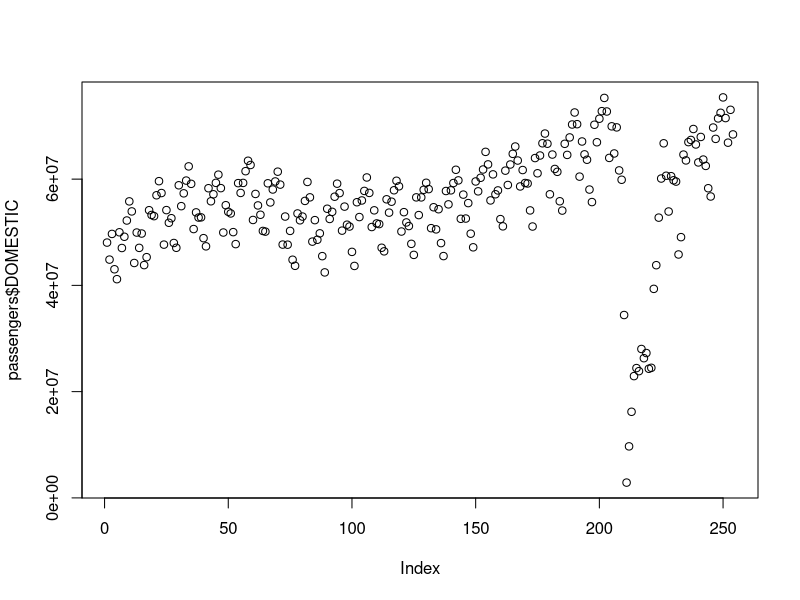
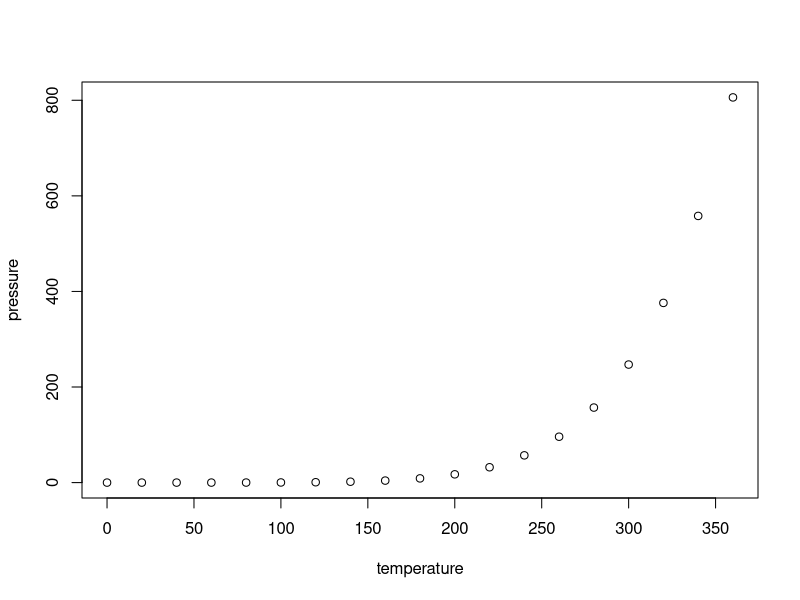
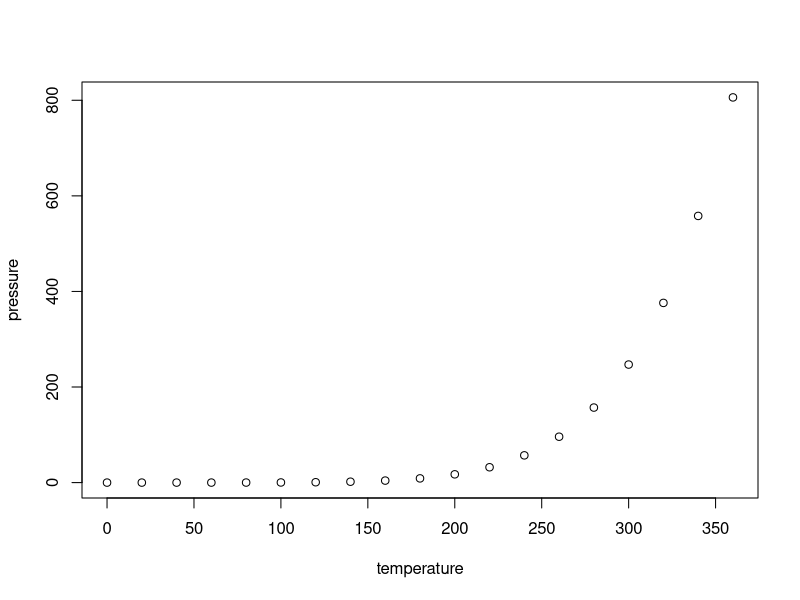

These figures' R source, in order:
## ---- chunk 1
knitr::opts_chunk$set(echo = TRUE)
#if you do not have the package, type install.packages("name_of_the_package")
library(knitr)
library(tseries)
## ---- chunk 2
# this is where your R code goes

passengers <- read.csv("dat_Passengers.csv")
# head(passengers, 5)

plot(passengers$DOMESTIC)
## ---- chunk 3
# this is where your R code goes
## ---- chunk 4
# this is where your R code goes
## ---- chunk 5
# this is where your R code goes
## ---- chunk 6
# this is where your R code goes
## ---- chunk 7
# this is where your R code goes
## ---- chunk 8
summary(cars)
## ---- chunk 9
kable(summary(cars))
## ---- chunk 10
plot(pressure)
## ---- chunk 11
plot(pressure)
